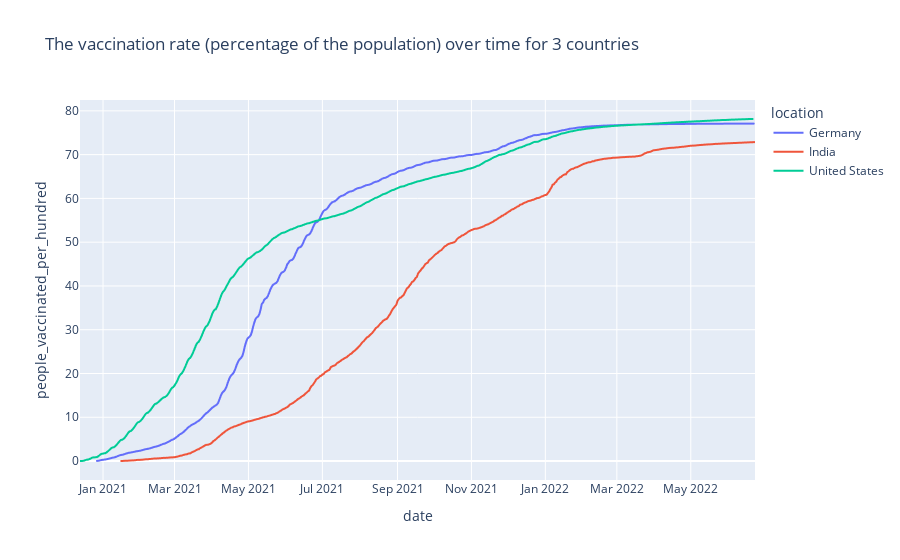

The cell this chart's notebook holds for it:
### Code cell
#Plot vaccination rate as a function of date
import plotly.express as px

fig = px.line(df_threeCountries_vaccinated, x="date", y="people_vaccinated_per_hundred", color = 'location', title='The vaccination rate (percentage of the population) over time for 3 countries')
fig.show()

### Figure 1 — Plotly figure (JSON) as saved in the notebook; plotly's stock layout.template omitted (floating-point values rounded to 4 significant figures; data arrays with more than 128 entries replaced by an {"elided": "..."} marker saying what was removed)
{"data": [{"hovertemplate": "location=Germany<br>date=%{x}<br>people_vaccinated_per_hundred=%{y}<extra></extra>", "legendgroup": "Germany", "line": {"color": "#636efa", "dash": "solid"}, "marker": {"symbol": "circle"}, "mode": "lines", "name": "Germany", "showlegend": true, "type": "scattergl", "x": {"elided": "543 str values"}, "xaxis": "x", "y": {"elided": "543 float values"}, "yaxis": "y"}, {"hovertemplate": "location=India<br>date=%{x}<br>people_vaccinated_per_hundred=%{y}<extra></extra>", "legendgroup": "India", "line": {"color": "#EF553B", "dash": "solid"}, "marker": {"symbol": "circle"}, "mode": "lines", "name": "India", "showlegend": true, "type": "scattergl", "x": {"elided": "508 str values"}, "xaxis": "x", "y": {"elided": "508 float values"}, "yaxis": "y"}, {"hovertemplate": "location=United States<br>date=%{x}<br>people_vaccinated_per_hundred=%{y}<extra></extra>", "legendgroup": "United States", "line": {"color": "#00cc96", "dash": "solid"}, "marker": {"symbol": "circle"}, "mode": "lines", "name": "United States", "showlegend": true, "type": "scattergl", "x": {"elided": "556 str values"}, "xaxis": "x", "y": {"elided": "556 float values"}, "yaxis": "y"}], "layout": {"legend": {"title": {"text": "location"}, "tracegroupgap": 0}, "title": {"text": "The vaccination rate (percentage of the population) over time for 3 countries"}, "xaxis": {"anchor": "y", "domain": [0, 1], "title": {"text": "date"}}, "yaxis": {"anchor": "x", "domain": [0, 1], "title": {"text": "people_vaccinated_per_hundred"}}}}
